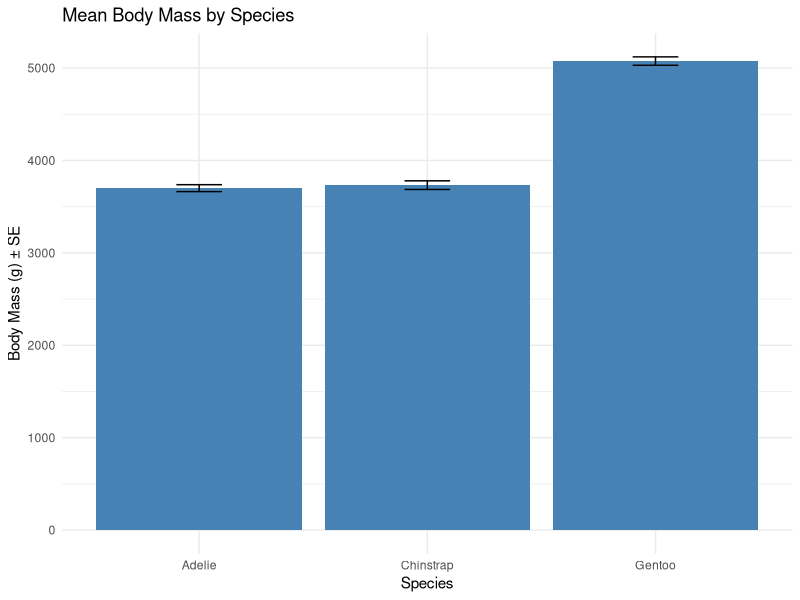

Write the R code that produced this figure.
## ---- chunk 1
knitr::opts_chunk$set(echo = TRUE, message = FALSE, warning = FALSE)
## ---- chunk 2
library(tidyverse)
library(palmerpenguins)

penguins <- penguins
## ---- chunk 3
# Overall mean body mass
penguins %>%
  summarise(mean_mass = mean(body_mass_g, na.rm = TRUE))

# Multiple statistics at once
penguins %>%
  summarise(
    mean_mass = mean(body_mass_g, na.rm = TRUE),
    sd_mass = sd(body_mass_g, na.rm = TRUE),
    min_mass = min(body_mass_g, na.rm = TRUE),
    max_mass = max(body_mass_g, na.rm = TRUE),
    n_penguins = n()  # count of observations
  )
## ---- chunk 4
# Mean body mass by species
penguins %>%
  group_by(species) %>%
  summarise(
    mean_mass = mean(body_mass_g, na.rm = TRUE),
    n = n()
  )
## ---- chunk 5
# Comprehensive summary by species
species_summary <- penguins %>%
  group_by(species) %>%
  summarise(
    n = n(),
    mean_mass = mean(body_mass_g, na.rm = TRUE),
    sd_mass = sd(body_mass_g, na.rm = TRUE),
    mean_flipper = mean(flipper_length_mm, na.rm = TRUE),
    sd_flipper = sd(flipper_length_mm, na.rm = TRUE)
  )

species_summary
## ---- chunk 6
# Mean body mass by species AND sex
penguins %>%
  group_by(species, sex) %>%
  summarise(
    n = n(),
    mean_mass = mean(body_mass_g, na.rm = TRUE),
    sd_mass = sd(body_mass_g, na.rm = TRUE)
  )
## ---- chunk 7
# Mean body mass by species, sex, AND island
penguins %>%
  group_by(species, island, sex) %>%
  summarise(
    n = n(),
    mean_mass = mean(body_mass_g, na.rm = TRUE)
  ) %>%
  arrange(species, island, sex)
## ---- chunk 8
penguins %>%
  group_by(species) %>%
  summarise(
    # Central tendency
    mean_bill = mean(bill_length_mm, na.rm = TRUE),
    median_bill = median(bill_length_mm, na.rm = TRUE),

    # Spread
    sd_bill = sd(bill_length_mm, na.rm = TRUE),
    var_bill = var(bill_length_mm, na.rm = TRUE),

    # Range
    min_bill = min(bill_length_mm, na.rm = TRUE),
    max_bill = max(bill_length_mm, na.rm = TRUE),

    # Count
    n_obs = n(),
    n_missing = sum(is.na(bill_length_mm))
  )
## ---- chunk 9
# How many penguins per species?
penguins %>%
  count(species)

# By species and island
penguins %>%
  count(species, island)

# Sort by count
penguins %>%
  count(species, sort = TRUE)
## ---- chunk 10
penguins %>%
  group_by(species) %>%
  summarise(n = n())
## ---- chunk 11
# What proportion of penguins are each species?
penguins %>%
  count(species) %>%
  mutate(proportion = n / sum(n))

# As percentages
penguins %>%
  count(species) %>%
  mutate(
    proportion = n / sum(n),
    percent = round(proportion * 100, 1)
  )
## ---- chunk 12
# Only show species with mean body mass > 4500g
penguins %>%
  group_by(species) %>%
  summarise(
    n = n(),
    mean_mass = mean(body_mass_g, na.rm = TRUE)
  ) %>%
  filter(mean_mass > 4500)
## ---- chunk 13
# Summary statistics for only 2009 data
penguins %>%
  filter(year == 2009) %>%
  group_by(species, sex) %>%
  summarise(
    n = n(),
    mean_mass = mean(body_mass_g, na.rm = TRUE),
    se_mass = sd(body_mass_g, na.rm = TRUE) / sqrt(n())  # standard error
  )
## ---- chunk 14
# Which species-island combo has the highest mean body mass?
penguins %>%
  group_by(species, island) %>%
  summarise(
    n = n(),
    mean_mass = mean(body_mass_g, na.rm = TRUE)
  ) %>%
  arrange(desc(mean_mass))
## ---- chunk 15
# Find islands where female penguins average > 4000g
penguins %>%
  filter(sex == "female", !is.na(body_mass_g)) %>%
  group_by(island) %>%
  summarise(
    n = n(),
    mean_mass = mean(body_mass_g),
    sd_mass = sd(body_mass_g)
  ) %>%
  filter(mean_mass > 4000) %>%
  arrange(desc(mean_mass))
## ---- chunk 16
# Simulated bacterial growth experiment
growth_data <- tibble(
  strain = rep(c("WT", "mutant_A", "mutant_B"), each = 12),
  replicate = rep(1:3, times = 12),
  timepoint_hr = rep(c(0, 2, 4, 6), each = 3, times = 3),
  od600 = c(
    # WT
    0.05, 0.05, 0.05,  # 0hr
    0.3, 0.32, 0.28,   # 2hr
    0.85, 0.90, 0.82,  # 4hr
    1.2, 1.25, 1.18,   # 6hr
    # mutant_A (slower growth)
    0.05, 0.05, 0.05,
    0.15, 0.18, 0.16,
    0.45, 0.48, 0.43,
    0.72, 0.75, 0.70,
    # mutant_B (similar to WT)
    0.05, 0.05, 0.05,
    0.28, 0.30, 0.29,
    0.80, 0.85, 0.82,
    1.15, 1.20, 1.18
  )
)

# Calculate mean and SE for each strain at each timepoint
growth_summary <- growth_data %>%
  group_by(strain, timepoint_hr) %>%
  summarise(
    n = n(),
    mean_od600 = mean(od600),
    sd_od600 = sd(od600),
    se_od600 = sd_od600 / sqrt(n)
  )

growth_summary

# Which strain grows fastest at 6 hours?
growth_data %>%
  filter(timepoint_hr == 6) %>%
  group_by(strain) %>%
  summarise(mean_od600 = mean(od600)) %>%
  arrange(desc(mean_od600))
## ---- chunk 17
# Plot species means with error bars
penguins %>%
  group_by(species) %>%
  summarise(
    n = n(),
    mean_mass = mean(body_mass_g, na.rm = TRUE),
    se_mass = sd(body_mass_g, na.rm = TRUE) / sqrt(n)
  ) %>%
  ggplot(aes(x = species, y = mean_mass)) +
  geom_col(fill = "steelblue") +
  geom_errorbar(aes(ymin = mean_mass - se_mass,
                    ymax = mean_mass + se_mass),
                width = 0.2) +
  labs(title = "Mean Body Mass by Species",
       x = "Species",
       y = "Body Mass (g) ± SE") +
  theme_minimal()
## ---- chunk 18
# Calculate z-scores within each species
penguins %>%
  group_by(species) %>%
  mutate(
    species_mean_mass = mean(body_mass_g, na.rm = TRUE),
    species_sd_mass = sd(body_mass_g, na.rm = TRUE),
    z_score = (body_mass_g - species_mean_mass) / species_sd_mass
  ) %>%
  select(species, body_mass_g, z_score) %>%
  head(10)
## ---- chunk 19
penguins_grouped <- penguins %>%
  group_by(species)

# Check grouping
groups(penguins_grouped)

# Remove grouping
penguins_ungrouped <- penguins_grouped %>%
  ungroup()

groups(penguins_ungrouped)
## ---- chunk 20
# This returns NA because there are missing values
penguins %>%
  group_by(species) %>%
  summarise(mean_mass = mean(body_mass_g))

# This works
penguins %>%
  group_by(species) %>%
  summarise(mean_mass = mean(body_mass_g, na.rm = TRUE))
## ---- chunk 21
# Grouping variables are automatically included
penguins %>%
  group_by(species) %>%
  summarise(mean_mass = mean(body_mass_g, na.rm = TRUE))
# species column is automatically there!
